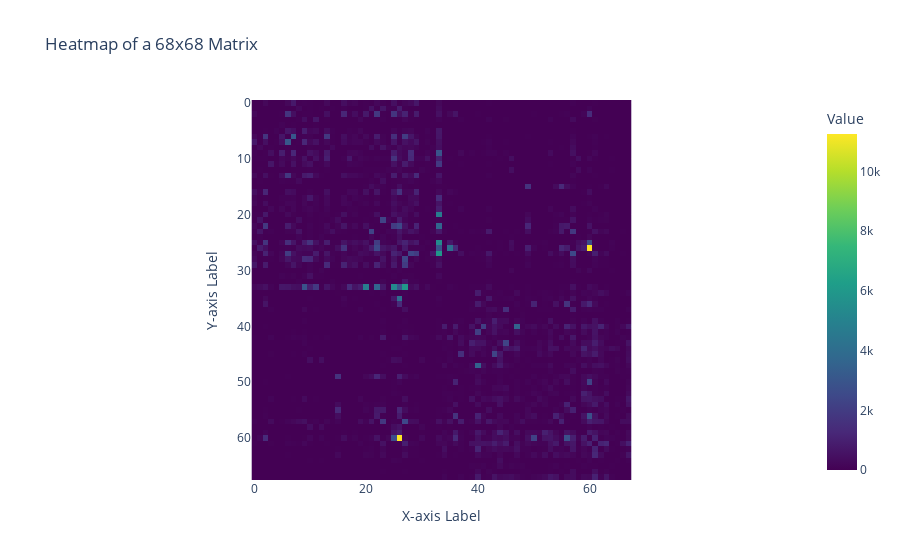

The cell this chart's notebook holds for it:
### Code cell
#0, 2, 15
#20
fig = px.imshow(
    cortical_SC[70],
    color_continuous_scale="Viridis",  # You can use other color scales like "Cividis", "Plasma", etc.
    labels={"x": "X-axis Label", "y": "Y-axis Label", "color": "Value"},
    title="Heatmap of a 68x68 Matrix",
)

# Show the heatmap
fig.show()

### Figure 1 — Plotly figure (JSON) as saved in the notebook; plotly's stock layout.template omitted (floating-point values rounded to 4 significant figures; data arrays with more than 128 entries replaced by an {"elided": "..."} marker saying what was removed)
{"data": [{"coloraxis": "coloraxis", "hovertemplate": "X-axis Label: %{x}<br>Y-axis Label: %{y}<br>Value: %{z}<extra></extra>", "name": "0", "type": "heatmap", "xaxis": "x", "yaxis": "y", "z": {"elided": "68x68 int values"}}], "layout": {"coloraxis": {"colorbar": {"title": {"text": "Value"}}, "colorscale": [[0, "#440154"], [0.1111, "#482878"], [0.2222, "#3e4989"], [0.3333, "#31688e"], [0.4444, "#26828e"], [0.5556, "#1f9e89"], [0.6667, "#35b779"], [0.7778, "#6ece58"], [0.8889, "#b5de2b"], [1, "#fde725"]]}, "title": {"text": "Heatmap of a 68x68 Matrix"}, "xaxis": {"anchor": "y", "constrain": "domain", "domain": [0, 1], "scaleanchor": "y", "title": {"text": "X-axis Label"}}, "yaxis": {"anchor": "x", "autorange": "reversed", "constrain": "domain", "domain": [0, 1], "title": {"text": "Y-axis Label"}}}}
